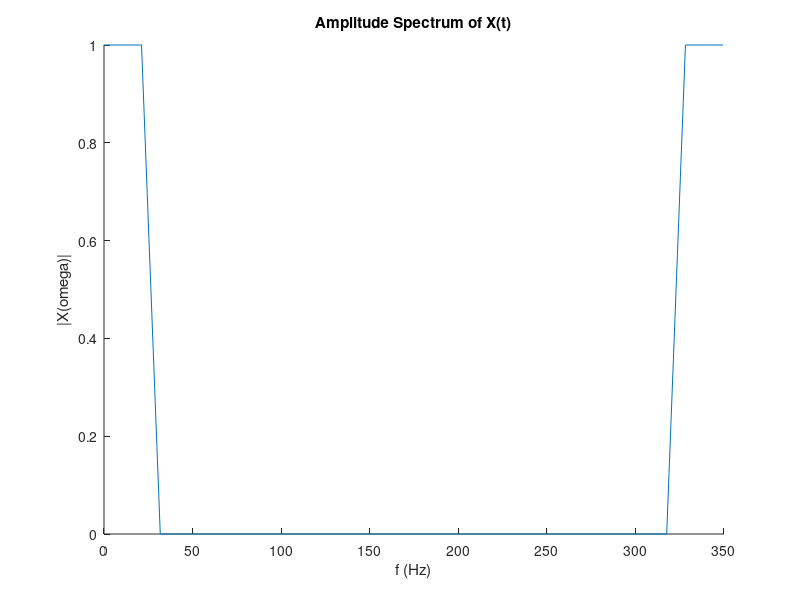
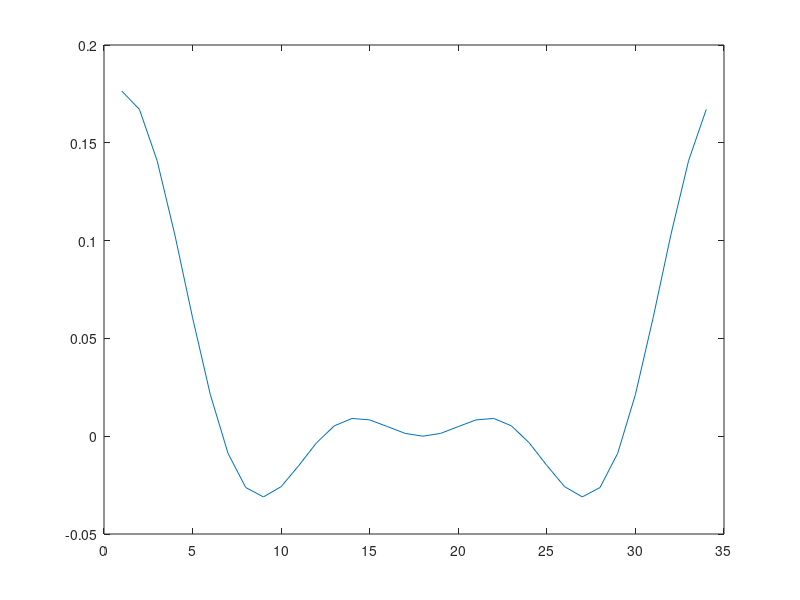
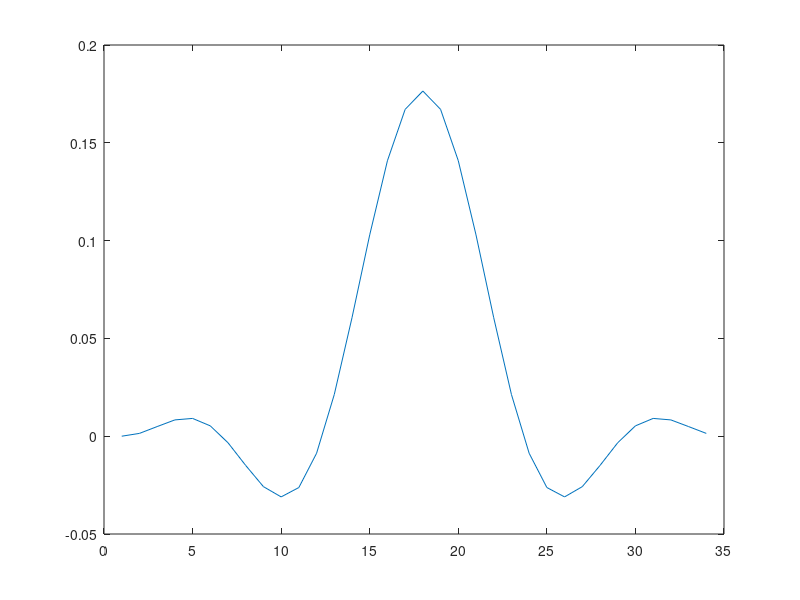
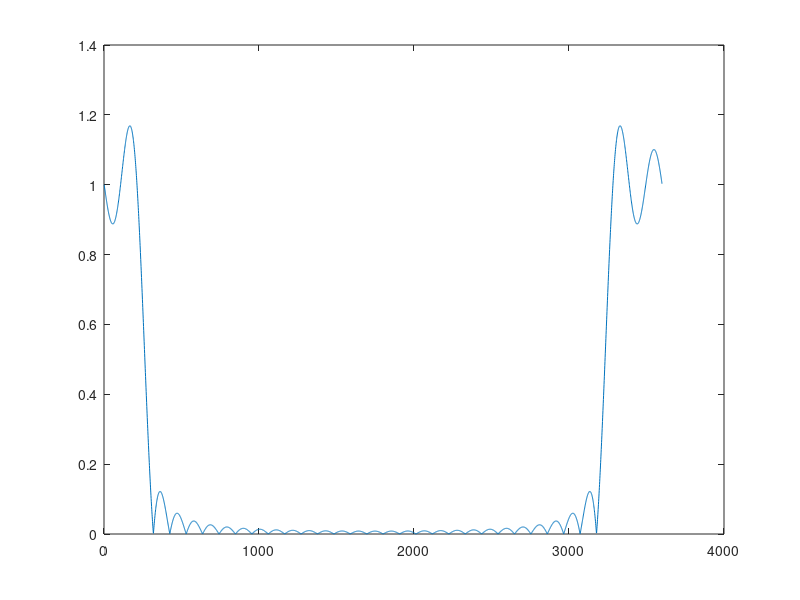

Write the MATLAB code that produced these figures, in order.
%%testingExamples

%% FFTs and windowing
close all ; clear all; clc;

Fs = 360; % Sampling frequency
T = 1/Fs; % Sampling period
%% filter settings
N = 34 ; % Length of filter
t = (0:N-1)*T; % Time vector
f = Fs*(0:N-1)/N;
%% filter in the freq domain
fc = 25 ;
rectangular_window = zeros(1,N);
[amp_aux indx_aux] = min( abs(f-fc) );
rectangular_window(1:indx_aux)=1;
rectangular_window(1,end-indx_aux+1:end)=1;
figure()
hold on;
plot(f,rectangular_window)
title("Amplitude Spectrum of X(t)")
xlabel("f (Hz)")
ylabel("|X(omega)|")
%% ifft - rectangular window
rect_wind_time = ifft(rectangular_window);
figure()
plot(real(rect_wind_time))
rectangular_window_shift = circshift( rect_wind_time , length(rect_wind_time)/2) ;
figure()
plot(real(rectangular_window_shift))
%% fft - rectangular window with number of samples of the signal
N_samples_signal = 3600 ;
rectangular_window_shift_fft = fft(rectangular_window_shift,N_samples_signal) ;
figure()
plot( abs(rectangular_window_shift_fft) )
%% window
w = hamming(N).';
figure()
plot(w)
%% sinc and window
rectangular_window_shift_window = rectangular_window_shift.*w ;
figure()
plot(real(rectangular_window_shift_window))
%% ifft - rectangular window and window
N_samples_signal = 3600 ;
rectangular_window_shift_window_fft = ...
fft(rectangular_window_shift_window,N_samples_signal) ;
figure()
plot( abs(rectangular_window_shift_window_fft) )
%% comparison
figure(); hold on ;
plot( abs(rectangular_window_shift_fft))
plot( abs(rectangular_window_shift_window_fft) )


